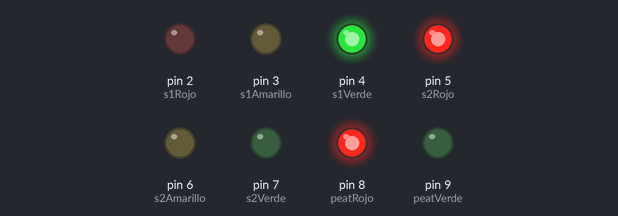
The sketch below on a simulated Arduino Uno, built with avr-gcc and run on an emulated ATmega328P. Parts: output pins drawn as LEDs (lit = HIGH).

Above: at 2.5 s.
At 6.0 s:
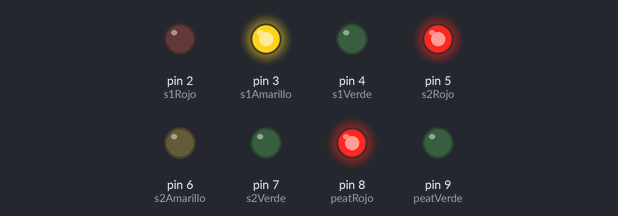
At 9.5 s:
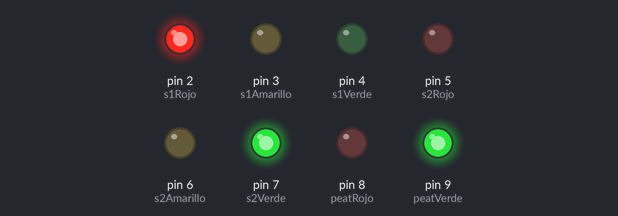
At 12.12 s:
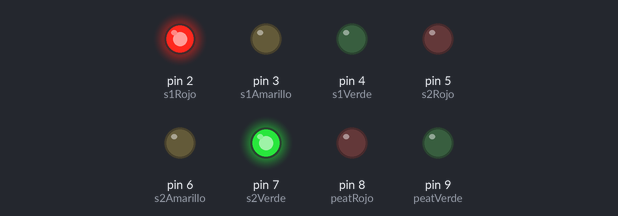
At 15.0 s:
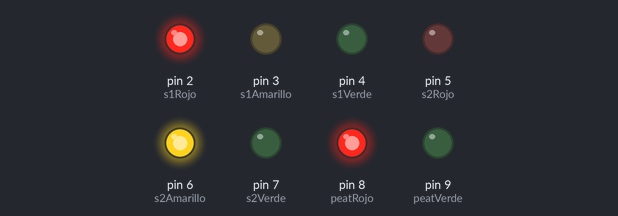
Timing chart, 0 to 18.4 s (numbered marks = the images above):
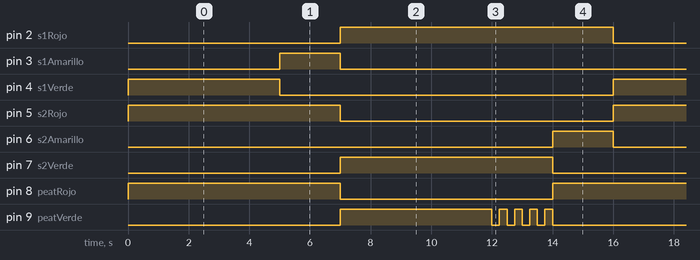

Measured:
- by itself, pin 2 (s1Rojo): alternates HIGH for 9.0 s and LOW for 7.0 s
- by itself, pin 3 (s1Amarillo), pin 6 (s2Amarillo): alternates HIGH for 2.0 s and LOW for 14.0 s
- by itself, pin 4 (s1Verde): alternates HIGH for 5.0 s and LOW for 11.0 s
- by itself, pin 5 (s2Rojo), pin 7 (s2Verde): alternates HIGH for 7.0 s and LOW for 9.0 s
- by itself, pin 8 (peatRojo): repeats every 16.0 s: LOW 7.0 s, HIGH 9.0 s
- by itself, pin 9 (peatVerde): goes HIGH 5.0 s, 4 × (LOW 0.25 s, HIGH 0.25 s), LOW 9.0 s, HIGH 5.0 s, 4 × (LOW 0.25 s, HIGH 0.25 s), LOW 9.0 s, then HIGH

The sketch:

sketch_oct27a1.ino
```cpp
// Definición de pines para Semáforo 1 (Calle 1)
const int s1Rojo = 2;
const int s1Amarillo = 3;
const int s1Verde = 4;

// Definición de pines para Semáforo 2 (Calle 2)
const int s2Rojo = 5;
const int s2Amarillo = 6;
const int s2Verde = 7;

// Definición de pines para Semáforo Peatonal
const int peatRojo = 8;
const int peatVerde = 9;

void setup() {
  // Configurar todos los pines como salidas
  pinMode(s1Rojo, OUTPUT);
  pinMode(s1Amarillo, OUTPUT);
  pinMode(s1Verde, OUTPUT);

  pinMode(s2Rojo, OUTPUT);
  pinMode(s2Amarillo, OUTPUT);
  pinMode(s2Verde, OUTPUT);

  pinMode(peatRojo, OUTPUT);
  pinMode(peatVerde, OUTPUT);
}

void loop() {
  // --- FASE 1: Calle 1 en VERDE | Calle 2 en ROJO | Peatón en ROJO ---
  digitalWrite(s1Verde, HIGH);
  digitalWrite(s1Amarillo, LOW);
  digitalWrite(s1Rojo, LOW);

  digitalWrite(s2Verde, LOW);
  digitalWrite(s2Amarillo, LOW);
  digitalWrite(s2Rojo, HIGH);

  digitalWrite(peatVerde, LOW);
  digitalWrite(peatRojo, HIGH);
  delay(5000); // 5 segundos de paso para Calle 1

  // --- FASE 2: Transición Calle 1 a AMARILLO ---
  digitalWrite(s1Verde, LOW);
  digitalWrite(s1Amarillo, HIGH);
  delay(2000); // 2 segundos de precaución

  // --- FASE 3: Calle 1 en ROJO | Calle 2 en VERDE | Peatón en VERDE ---
  digitalWrite(s1Amarillo, LOW);
  digitalWrite(s1Rojo, HIGH);

  digitalWrite(s2Rojo, LOW);
  digitalWrite(s2Verde, HIGH);

  digitalWrite(peatRojo, LOW);
  digitalWrite(peatVerde, HIGH);
  delay(5000); // 5 segundos de paso para Calle 2 y peatones

  // --- FASE 4: Advertencia de cierre peatonal (Parpadeo) ---
  for (int i = 0; i < 4; i++) {
    digitalWrite(peatVerde, LOW);
    delay(250);
    digitalWrite(peatVerde, HIGH);
    delay(250);
  }

  // --- FASE 5: Transición Calle 2 a AMARILLO y Peatón a ROJO ---
  digitalWrite(peatVerde, LOW);
  digitalWrite(peatRojo, HIGH);

  digitalWrite(s2Verde, LOW);
  digitalWrite(s2Amarillo, HIGH);
  delay(2000); // 2 segundos de amarillo para Calle 2

  digitalWrite(s2Amarillo, LOW);
  // Vuelve al inicio del ciclo (Se enciende s1Rojo y s1Verde)
}
```
